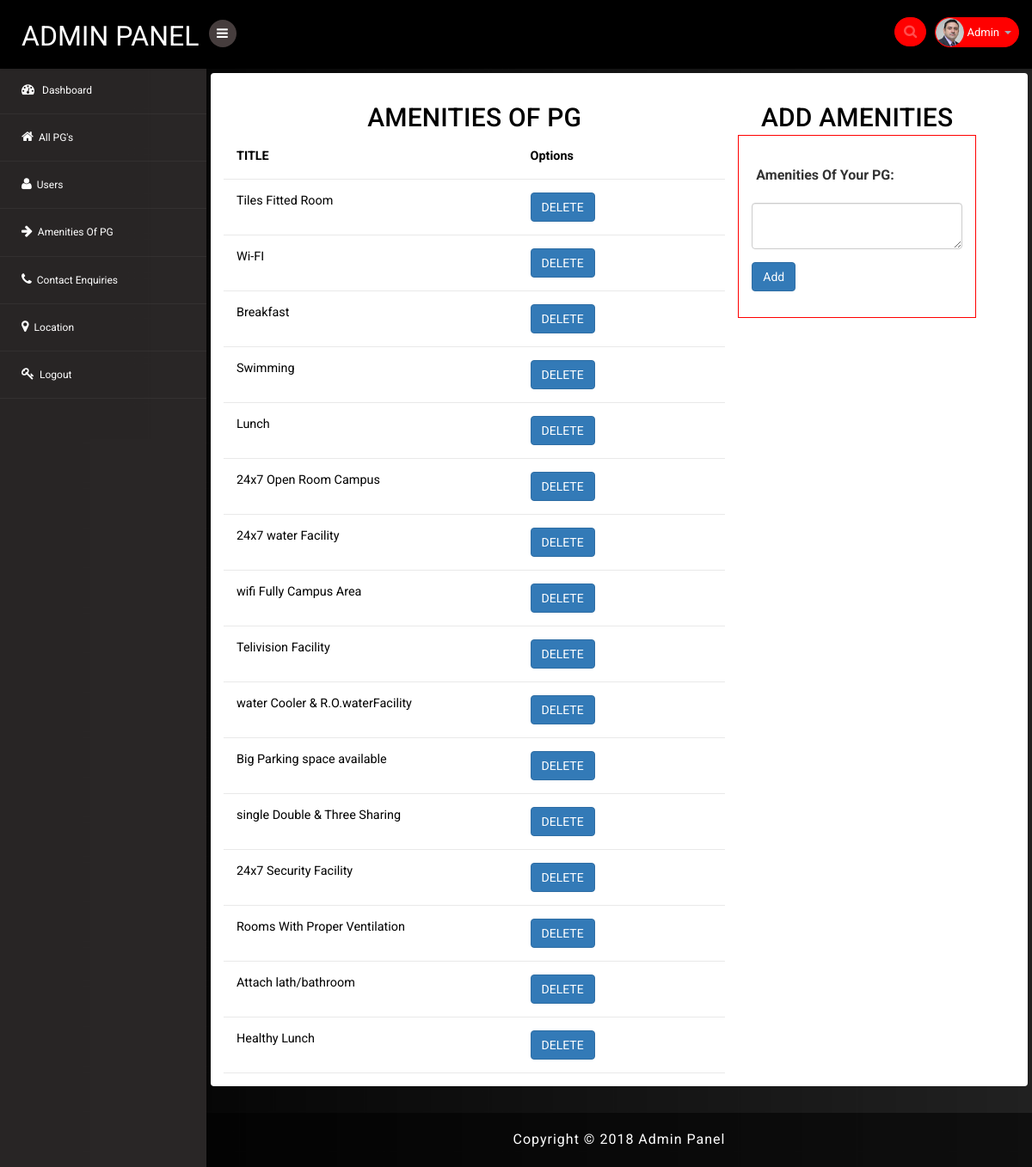
/admin/amenities.php (signed in), run on the app's committed database.
### tables this page shows
CREATE TABLE IF NOT EXISTS `admin_tbl` (
  `aid` int(11) NOT NULL AUTO_INCREMENT,
  `aname` varchar(200) NOT NULL,
  `aphone` varchar(20) NOT NULL,
  `aemail` varchar(200) NOT NULL,
  `apassword` varchar(200) NOT NULL,
  `astatus` varchar(100) NOT NULL,
  PRIMARY KEY (`aid`)
);

CREATE TABLE IF NOT EXISTS `amenities_tbl` (
  `amid` int(11) NOT NULL AUTO_INCREMENT,
  `amtitle` varchar(200) NOT NULL,
  `ampg` varchar(200) NOT NULL,
  `amstatus` varchar(200) NOT NULL,
  PRIMARY KEY (`amid`)
);

### admin/amenities.php (the view, shortened to what this page needs)
<?php include("top_header.php");  ?>
<?php
  $qry = "select * from amenities_tbl";
  $res = mysql_query($qry);
?>
<body>
<section id="container">
 <?php include('header.php') ?>
<section id="main-content">
	<section class="wrapper1">
		<div class="mail-w3agile">
        <div class="row">
            <div class="col-sm-12 mail-w3agile">
                <section class="panel">
                    <div class="panel-body minimal">
                        <div class="table-inbox-wrap col-md-8 ">
                           <header class="panel-heading wht-bg">
                       <h4 class="gen-case">AMENITIES OF PG</h4>
                    </header>
                            <table class="table table-inbox table-hover">
                            <thead class="unread">
                                   <tr>
                                     <th>TITLE</th>
                                     <th>Options</th>
                                    </tr>
                            </thead>
                             <tbody>
                               <?php
                              while($row = mysql_fetch_array($res, MYSQL_ASSOC)){
                                      $am_id= $row['amid'];
                                      echo"
                          <tr>
                            <td style='width:15%'>".$row['amtitle']."</td>
                            <td style='width:10%'>
                                <a href='pages/deleteamenities.php?amid=$am_id' style='color:#fff;' class='btn btn-primary'>DELETE</a>
                            </td>
                          </tr>";
                    }
                        ?>
                        </tbody>
                        </table>
                        </div>
                        <div class="col-md-4">
                            <header class="panel-heading wht-bg">
                       <h4 class="gen-case">ADD AMENITIES</h4>
                     </header>
                       <div class="panel-body " style="border: 1px solid red;">
                            <div class="form">
                                <form class="cmxform form-horizontal " id="signupForm" method="POST" action="pages/insert_amenities.php" novalidate>
                                    <div class="form-group ">
                                        <label for="firstname" class="control-label" style="padding: 20px;"> Amenities Of Your PG: </label><br>
                                        <div class="col-lg-12">
                                            <textarea class="form-control " row="5" cols="8" placeholder="Description" name="amdescription" ></textarea>
                                        </div>
                                    </div>
                                    <div class="form-group">
                                        <div class=" col-lg-6">
                                            <button class="btn btn-primary" type="submit">Add</button>
                                        </div>
                                    </div>
                                </form>
                            </div>
                        </div>
                        </div>
                    </div>
                </section>
                                </div>
                            </div>
                            </div>
                    </section>
                    <?php include('footer.php'); ?>

### admin/top_header.php (shortened to what this page needs)
<?php
  $admin = $_SESSION['admin_id'];
  if(isset($admin) && $admin !=''){
	  $sql = "select * from admin_tbl where aid = '$admin'";
	  $res = mysql_query($sql);
	  $admin_detail = mysql_fetch_array($res, MYSQL_ASSOC);
  }
  else{
	header('location:login.php');
  }
?>
<!DOCTYPE html>
<head>
<link rel="stylesheet" href="css/bootstrap.min.css" >
<link href="css/style.css" rel='stylesheet' type='text/css' />
<link href="css/style-responsive.css" rel="stylesheet"/>
 <link href="css/minimal.css" rel="stylesheet">
<link rel="stylesheet" href="css/font.css" type="text/css"/>
<link href="css/font-awesome.css" rel="stylesheet">
</head>

### admin/header.php (shortened to what this page needs)
<header class="header fixed-top clearfix">
<div class="brand">
    <a href="index.php" class="logo">
        ADMIN PANEL
    </a>
    <div class="sidebar-toggle-box">
        <div class="fa fa-bars"></div>
    </div>
</div>
<div class="top-nav clearfix">
    <ul class="nav pull-right top-menu">
        <li>
            <input type="text" class="form-control search" placeholder=" Search">
        </li>
        <li class="dropdown">
            <a data-toggle="dropdown" class="dropdown-toggle" href="#">
                <img alt="" src="images/2.png">
                <span class="username"><?php echo $admin_detail['aname'] ?></span>
                <b class="caret"></b>
            </a>
        </li>
    </ul>
</div>
</header>
<aside>
    <div id="sidebar" class="nav-collapse">
        <div class="leftside-navigation">
            <ul class="sidebar-menu" id="nav-accordion">
                <li>
                    <a class="active" href="index.php">
                        <i class="fa fa-dashboard"></i>
                        <span>Dashboard</span>
                    </a>
                </li>
                  <li><a href="allpg.php">   <i class="fa fa-home"></i>All PG's</a></li>
                  <li><a href="user.php">   <i class="fa fa-user"></i>Users</a></li>
                 <li><a href="amenities.php">   <i class="fa fa-arrow-right"></i>Amenities Of PG</a></li>
                 <li><a href="contact_enquiry.php">   <i class="fa fa-phone"></i>Contact Enquiries</a></li>
                  <li><a href="location.php">   <i class="fa fa-map-marker"></i>Location</a></li>
                   <li><a href="logout.php">   <i class="fa fa-key"></i>Logout</a></li>
            </ul>            </div>
    </div>
</aside>

### admin/footer.php (shortened to what this page needs)
		  <div class="footer">
			<div class="wthree-copyright">
			    <p>Copyright © 2018 Admin Panel </a></p>
			</div>
		  </div>
</section>
</section>
</body>
</html>

### data on the page
admin_tbl: aname "Admin"
amenities_tbl: amtitle "Tiles Fitted Room"
amenities_tbl: amtitle "Wi-FI"
amenities_tbl: amtitle "Breakfast"
amenities_tbl: amtitle "Swimming"
amenities_tbl: amtitle "Lunch"
amenities_tbl: amtitle "24x7 Open Room Campus"
amenities_tbl: amtitle "24x7 water Facility"
amenities_tbl: amtitle "wifi Fully Campus Area"
amenities_tbl: amtitle "Telivision Facility"
amenities_tbl: amtitle "water Cooler & R.O.waterFacility"
amenities_tbl: amtitle "Big Parking space available"
amenities_tbl: amtitle "single Double & Three Sharing"
amenities_tbl: amtitle "24x7 Security Facility"
amenities_tbl: amtitle "Rooms With Proper Ventilation"
amenities_tbl: amtitle "Attach lath/bathroom"
amenities_tbl: amtitle "Healthy Lunch"
